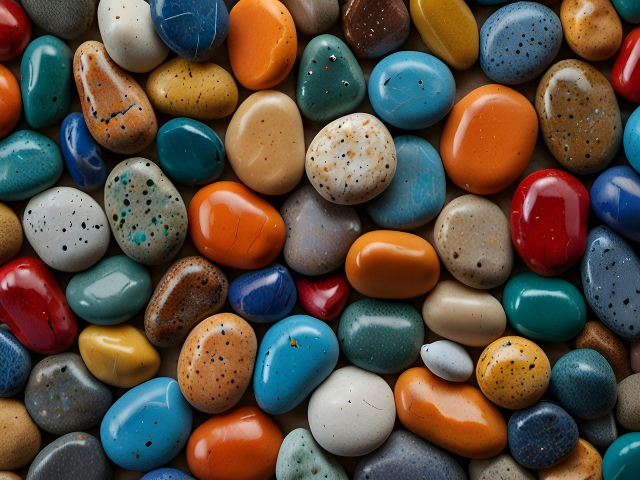
#> input picture stones.jpg, 1280 x 960 px (shown at 1/2 size)
$ python imagetraffic.py
#> lines starting #> are read from the running program, lines starting #| are printed output that depends on the picture

import cv2
import pandas as pd

# Prompting the user to enter the image name
img_name = input("Enter the image file name (with extension, e.g., 'image1.jpg'): ")
#> the answer given: stones.jpg

# Reading the image with OpenCV
img = cv2.imread(img_name)
#> img is the input picture: shape (960, 1280, 3); mean B, G, R 65.8, 78.3, 91.8

if img is None:
    print(f"Error: Could not load the image '{img_name}'. Please check the file name and try again.")
    exit()

# Declaring global variables
r = g = b = xpos = ypos = 0

# Reading CSV file with pandas and giving names to each column
index = ["color", "color_name", "hex", "R", "G", "B"]
csv = pd.read_csv('colors.csv', names=index, header=None)
#> (reads colors.csv from the repository)

# Function to calculate the minimum distance from all colors and get the most matching color
def getColorName(R, G, B):
    minimum = 10000
    cname = "Undefined"
    for i in range(len(csv)):
        d = abs(R - int(csv.loc[i, "R"])) + abs(G - int(csv.loc[i, "G"])) + abs(B - int(csv.loc[i, "B"]))
        if d <= minimum:
            minimum = d
            cname = csv.loc[i, "color_name"]
    return cname

# Function to determine the traffic signal
def getTrafficSignal(R, G, B):
    if R > 150 and G < 100 and B < 100:  # Predominantly red
        return "STOP"
    elif G > 10 and R < 100 and B < 100:  # Predominantly green
        return "GO"
    elif R > 150 and G > 150 and B < 100:  # Predominantly yellow
        return "WAIT"
    else:
        return "UNDEFINED"

# Function to track mouse movement and get the color at the cursor position
def draw_function(event, x, y, flags, param):
    global xpos, ypos, r, g, b
    if event == cv2.EVENT_MOUSEMOVE:  # Triggered whenever the mouse moves
        xpos, ypos = x, y
        if xpos < img.shape[1] and ypos < img.shape[0]:
            b, g, r = img[y, x]
            b = int(b)
            g = int(g)
            r = int(r)

cv2.namedWindow('image')
cv2.setMouseCallback('image', draw_function)

while True:
    # Create a copy of the image to draw the rectangle and text
    img_copy = img.copy()

    # Draw rectangle and display color name, RGB values, and traffic signal
    cv2.rectangle(img_copy, (20, 20), (750, 100), (b, g, r), -1)
    color_name = getColorName(r, g, b)
    signal = getTrafficSignal(r, g, b)
    text = f"{color_name} | R={r}, G={g}, B={b} | Signal: {signal}"
    cv2.putText(img_copy, text, (50, 70), 2, 0.8, (255, 255, 255), 2, cv2.LINE_AA)
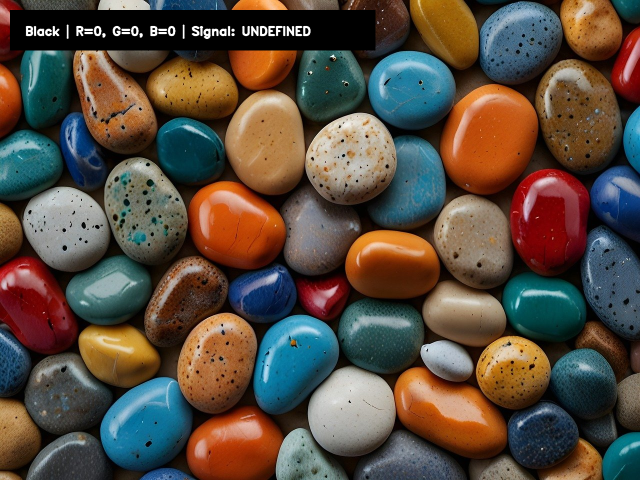
#> img_copy: shape (960, 1280, 3) (shown at 1/2 size); mean B, G, R 63.9, 75.7, 88.3

    # For very light colors, display text in black
    if r + g + b >= 600:
        cv2.putText(img_copy, text, (50, 70), 2, 0.8, (0, 0, 0), 2, cv2.LINE_AA)

    # Show the image with the color name and traffic signal displayed dynamically
    cv2.imshow("image", img_copy)

    # Break the loop when user hits the 'Esc' key
    if cv2.waitKey(20) & 0xFF == 27:
#> (key Esc is pressed here)
        break

cv2.destroyAllWindows()
